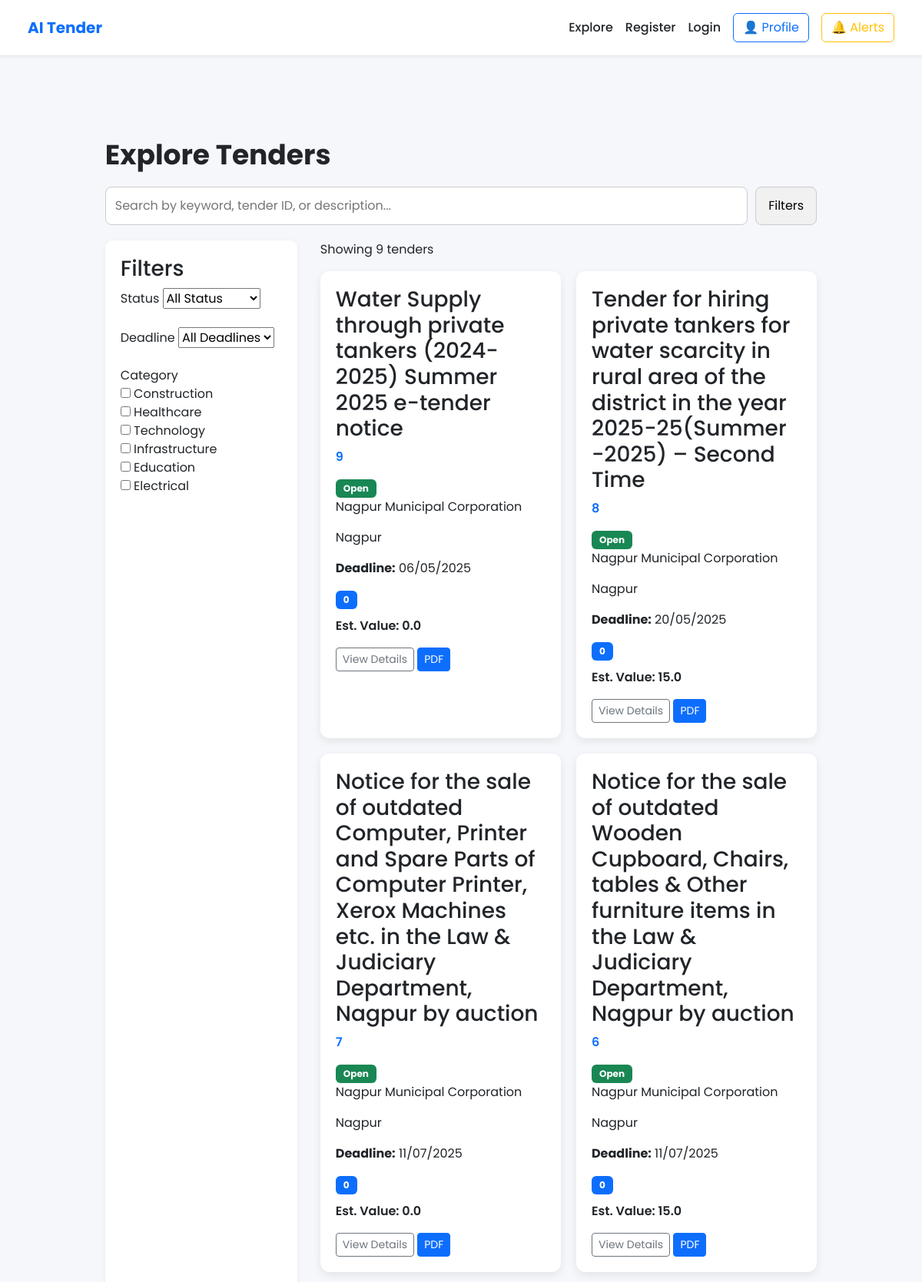
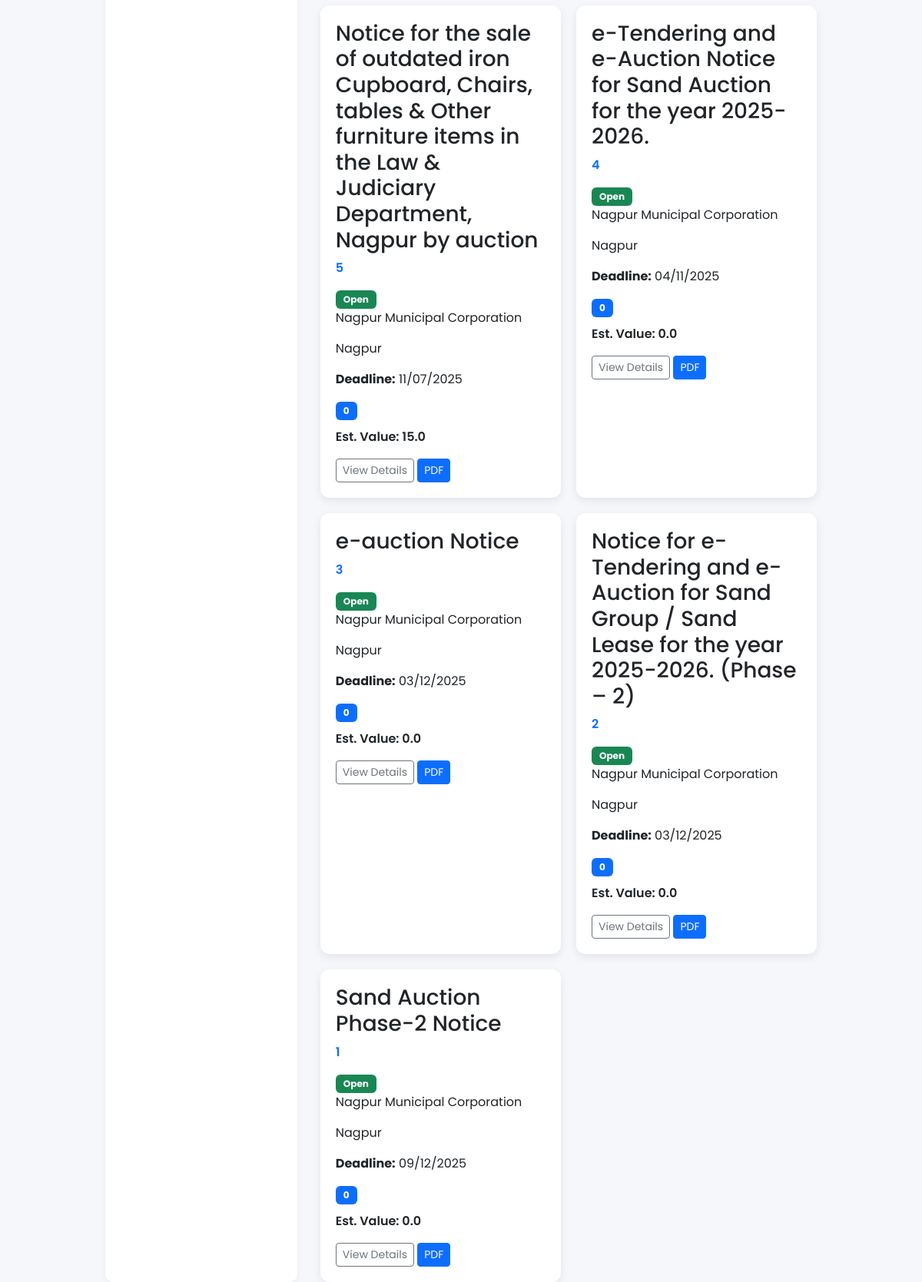
/explore, run on the app's committed database (2 pictures, top to bottom).
### tables this page shows
CREATE TABLE tenders (
        id INTEGER PRIMARY KEY AUTOINCREMENT,
        title TEXT,
        department TEXT,
        location TEXT,
        deadline TEXT,
        emd INTEGER,
        category TEXT,
        description TEXT,
        relevance_score REAL,
        risk_score REAL,
        difficulty_score REAL,
        fit_score REAL
    );

### app.py (the view)
@app.route("/explore")
def explore():
    conn = get_connection()
    cursor = conn.cursor()
    cursor.execute("""
        SELECT id, title, department, location, deadline, emd,
               relevance_score, risk_score, difficulty_score, fit_score
        FROM tenders
        ORDER BY id DESC
    """)
    tenders = cursor.fetchall()
    conn.close()
    return render_template("explore.html", tenders=tenders)

### database.py (called while the page is built)
def get_connection():
    conn = sqlite3.connect(DB_NAME)
    conn.row_factory = sqlite3.Row
    return conn

### templates/explore.html (shortened to what this page needs)
{% extends "base.html" %}
{% block content %}
<div class="container">
<h1 class="title">Explore Tenders</h1>
<div class="search-bar">
<input type="text" placeholder="Search by keyword, tender ID, or description...">
<button class="filter-btn">Filters</button>
</div>
<div class="explore-layout">
<div class="filters">
<h3>Filters</h3>
<label>Status</label>
<select>
<option>All Status</option>
</select>
<br><br>
<label>Deadline</label>
<select>
<option>All Deadlines</option>
</select>
<br><br>
<label>Category</label><br>
<input type="checkbox"> Construction <br>
<input type="checkbox"> Healthcare <br>
<input type="checkbox"> Technology <br>
<input type="checkbox"> Infrastructure <br>
<input type="checkbox"> Education <br>
<input type="checkbox"> Electrical <br>
</div>
<div class="tenders">
<p>Showing {{ tenders|length }} tenders</p>
<div class="tender-grid">
{% for tender in tenders %}
<div class="tender-card">
<h3>{{ tender[1] }}</h3>
<p style="color:#0d6efd;font-weight:600;">
{{ tender[0] }}
</p>
<span class="badge bg-success">Open</span>
<p>{{ tender[2] }}</p>
<p>{{ tender[3] }}</p>
<p><b>Deadline:</b> {{ tender[4] }}</p>
<span class="badge bg-primary">{{ tender[5] }}</span>
<p style="margin-top:10px;font-weight:600;">
Est. Value: {{ tender[6] }}
</p>
<div style="margin-top:10px;">
<button class="btn btn-outline-secondary btn-sm">View Details</button>
<button class="btn btn-primary btn-sm">PDF</button>
</div>
</div>
{% endfor %}
</div>
</div>
</div>
</div>
{% endblock %}

### static/css/style.css (style rules this page uses)
body { background:#f4f7fb; font-family:'Segoe UI', Tahoma, Geneva, Verdana, sans-serif; }
.badge { font-size:12px; padding:6px 10px; }
.container { width:90%; margin:auto; padding-top:30px; }
.title { font-size:36px; font-weight:700; margin-bottom:20px; }
.search-bar { display:flex; gap:10px; margin-bottom:20px; }
.search-bar input { flex:1; padding:12px; border-radius:8px; border:1px solid #ccc; }
.filter-btn { padding:10px 16px; background:#f1f1f1; border:1px solid #ccc; border-radius:8px; cursor:pointer; }
.explore-layout { display:flex; gap:30px; }
.filters { width:250px; background:white; padding:20px; border-radius:10px; box-shadow:0 2px 8px rgba(0,0,0,0.05); }
.tenders { flex:1; }
.tender-grid { display:grid; grid-template-columns:repeat(2,1fr); gap:20px; }
.tender-card { background:white; padding:20px; border-radius:12px; box-shadow:0 4px 12px rgba(0,0,0,0.08); }

### data on the page
tenders: title "Water Supply through private tankers (2024-2025) Summer 2025 e-tender notice", id "9", department "Nagpur Municipal Corporation", location "Nagpur", deadline "06/05/2025", emd "0", relevance_score "0.0"
tenders: title "Tender for hiring private tankers for water scarcity in rural area of the district in the year 2025-25(Summer -2025) – Second Time", id "8", department "Nagpur Municipal Corporation", location "Nagpur", deadline "20/05/2025", emd "0", relevance_score "15.0"
tenders: title "Notice for the sale of outdated Computer, Printer and Spare Parts of Computer Printer, Xerox Machines etc. in the Law & Judiciary Department, Nagpur by auction", id "7", department "Nagpur Municipal Corporation", location "Nagpur", deadline "11/07/2025", emd "0", relevance_score "0.0"
tenders: title "Notice for the sale of outdated Wooden Cupboard, Chairs, tables & Other furniture items in the Law & Judiciary Department, Nagpur by auction", id "6", department "Nagpur Municipal Corporation", location "Nagpur", deadline "11/07/2025", emd "0", relevance_score "15.0"
tenders: title "Notice for the sale of outdated iron Cupboard, Chairs, tables & Other furniture items in the Law & Judiciary Department, Nagpur by auction", id "5", department "Nagpur Municipal Corporation", location "Nagpur", deadline "11/07/2025", emd "0", relevance_score "15.0"
tenders: title "e-Tendering and e-Auction Notice for Sand Auction for the year 2025-2026.", id "4", department "Nagpur Municipal Corporation", location "Nagpur", deadline "04/11/2025", emd "0", relevance_score "0.0"
tenders: title "e-auction Notice", id "3", department "Nagpur Municipal Corporation", location "Nagpur", deadline "03/12/2025", emd "0", relevance_score "0.0"
tenders: title "Notice for e-Tendering and e-Auction for Sand Group / Sand Lease for the year 2025-2026. (Phase – 2)", id "2", department "Nagpur Municipal Corporation", location "Nagpur", deadline "03/12/2025", emd "0", relevance_score "0.0"
tenders: title "Sand Auction Phase-2 Notice", id "1", department "Nagpur Municipal Corporation", location "Nagpur", deadline "09/12/2025", emd "0", relevance_score "0.0"

### other printed values
{{ tenders|length }} "9"
